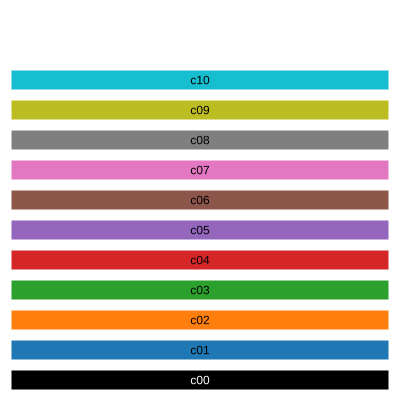

Generate this figure with Python:
""" Example script to demonstrate the available colors """
from pathlib import Path

from svg_timeline.svg_style_defaults import ColorPalette, DEFAULT_COLORS, SEABORN_COLORS
from svg_timeline.notation import dt
from svg_timeline.timeline import TimelinePlot, TimeSpan
from svg_timeline.timeline_geometry import TimeLineGeometry, GeometrySettings


def draw_colors(tlp: TimelinePlot, palette: ColorPalette, base_year: int):
    n_lanes = 10
    for i in range(len(palette)):
        column = base_year + (i // n_lanes)
        row = i % n_lanes
        start = dt(str(column))
        end = dt(str(column + 1))
        tlp.add_element(TimeSpan(start, end, text=f'c{i:02}', lane=row, palette_color=i))


def main():
    """ main script function for the creation of the plot """
    # defining the range of the timeline
    geometry = TimeLineGeometry(
        start_date=dt('2000'),
        end_date=dt('2001'),
        settings=GeometrySettings(canvas_height=400, canvas_width=400, lane_zero_rel_y_position=0.95)
    )
    timeline = TimelinePlot(geometry=geometry)

    # pick one palette to plot
    # palette = DEFAULT_COLORS
    palette = SEABORN_COLORS
    timeline.css.set_color_palette(palette)

    for i in range(len(palette)):
        timeline.add_element(TimeSpan(geometry.first, geometry.last,
                                      text=f'c{i:02}', lane=i, palette_color=i))

    # saving the SVG
    svg_path = Path(__file__).parent.joinpath('color_palettes.svg')
    timeline.save(svg_path)


if __name__ == '__main__':
    main()
